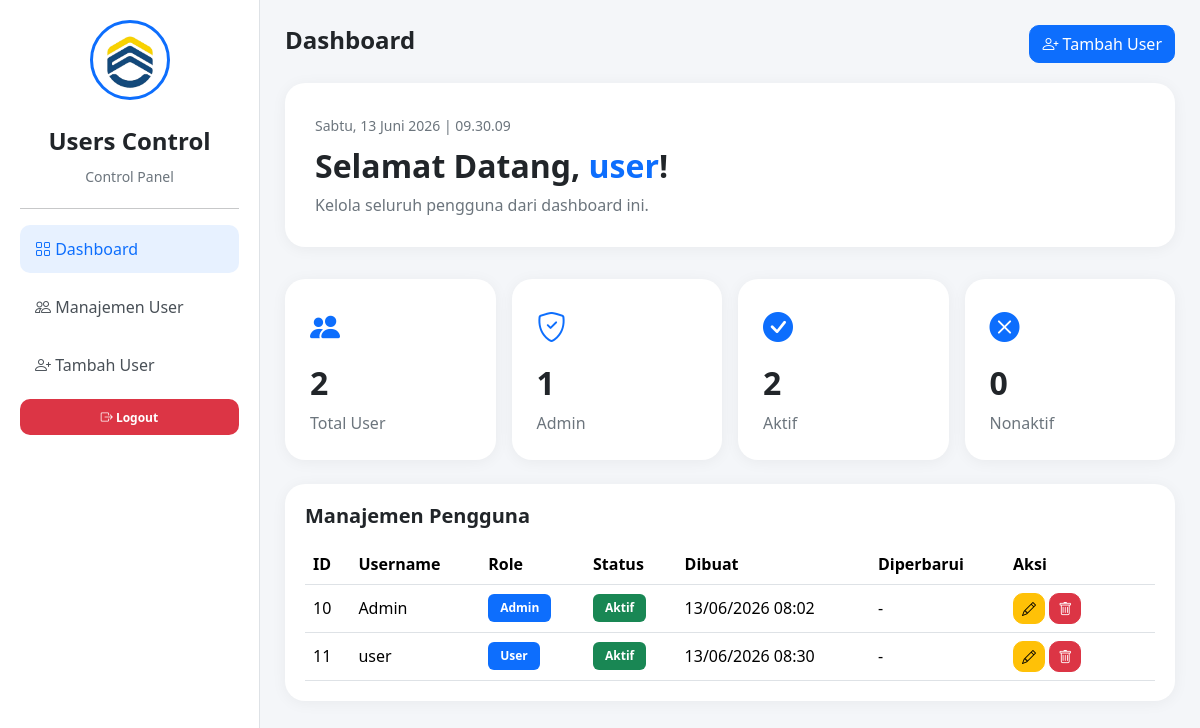
/index.php (signed in), run on the app's committed database.
### tables this page shows
CREATE TABLE `users` (
  `id` int(11) NOT NULL,
  `username` varchar(50) DEFAULT NULL,
  `password` varchar(50) DEFAULT NULL,
  `role` varchar(20) DEFAULT NULL,
  `status` varchar(20) DEFAULT NULL,
  `created_at` timestamp NOT NULL DEFAULT current_timestamp(),
  `updated_at` timestamp NULL DEFAULT NULL ON UPDATE current_timestamp()
);

### index.php (the view, shortened to what this page needs)
<?php
include 'config/koneksi.php';
$userLogin = $_SESSION['user'];
$totalUser = mysqli_fetch_assoc(
    mysqli_query($conn,"SELECT COUNT(*) total FROM users")
)['total'];
$totalAdmin = mysqli_fetch_assoc(
    mysqli_query($conn,"SELECT COUNT(*) total FROM users WHERE role='Admin'")
)['total'];
$totalAktif = mysqli_fetch_assoc(
    mysqli_query($conn,"SELECT COUNT(*) total FROM users WHERE status='Aktif'")
)['total'];
$totalNonaktif = mysqli_fetch_assoc(
    mysqli_query($conn,"SELECT COUNT(*) total FROM users WHERE status='Nonaktif'")
)['total'];
$dataUser = mysqli_query($conn,"SELECT * FROM users");
?>
<!DOCTYPE html>
<html lang="id">
<head>
<link href="https://cdn.jsdelivr.net/npm/bootstrap@5.3.3/dist/css/bootstrap.min.css" rel="stylesheet">
<link href="https://cdn.jsdelivr.net/npm/bootstrap-icons@1.11.3/font/bootstrap-icons.css" rel="stylesheet">
<link rel="stylesheet" href="assets/css/dashboard.css">
</head>
<body>
<div class="wrapper">
<div class="sidebar">
    <div class="logo-section">
    <img
    src="assets/img/logo-univ.jpg"
    alt="Logo"
    class="sidebar-logo">
    <h4>Users Control</h4>
    <small>Control Panel</small>
    </div>
    <hr>
    <ul class="menu">
        <li class="active">
            <a href="#">
                <i class="bi bi-grid"></i>
                Dashboard
            </a>
        </li>
        <li>
            <a href="#">
                <i class="bi bi-people"></i>
                Manajemen User
            </a>
        </li>
        <li>
            <a href="#"
            data-bs-toggle="modal"
            data-bs-target="#modalTambah">
                <i class="bi bi-person-plus"></i>
                Tambah User
            </a>
        </li>
        <li>
            <a href="logout.php" class="badge text-bg-danger">
                <i class="bi bi-box-arrow-right"></i>
                Logout
            </a>
        </li>
    </ul>
</div>
<div class="content">
    <div class="topbar">
        <h4>Dashboard</h4>
        <button
        class="btn btn-primary"
        data-bs-toggle="modal"
        data-bs-target="#modalTambah">
            <i class="bi bi-person-plus"></i>
            Tambah User
        </button>
    </div>
    <div class="welcome-card">
        <small id="liveClock"></small>
        <h2>
            Selamat Datang,
            <span><?= $userLogin ?></span>!
        </h2>
        <p>
            Kelola seluruh pengguna dari dashboard ini.
        </p>
    </div>
    <div class="row g-3 mt-3">
        <div class="col-md-3">
            <div class="stat-card">
                <i class="bi bi-people-fill"></i>
                <h2><?= $totalUser ?></h2>
                <p>Total User</p>
            </div>
        </div>
        <div class="col-md-3">
            <div class="stat-card">
                <i class="bi bi-shield-check"></i>
                <h2><?= $totalAdmin ?></h2>
                <p>Admin</p>
            </div>
        </div>
        <div class="col-md-3">
            <div class="stat-card">
                <i class="bi bi-check-circle-fill"></i>
                <h2><?= $totalAktif ?></h2>
                <p>Aktif</p>
            </div>
        </div>
        <div class="col-md-3">
            <div class="stat-card">
                <i class="bi bi-x-circle-fill"></i>
                <h2><?= $totalNonaktif ?></h2>
                <p>Nonaktif</p>
            </div>
        </div>
    </div>
    <div class="table-card mt-4">
        <h5 class="mb-3">
            Manajemen Pengguna
        </h5>
        <table class="table table-hover align-middle">
            <thead>
                <tr>
                    <th>ID</th>
                    <th>Username</th>
                    <th>Role</th>
                    <th>Status</th>
                    <th>Dibuat</th>
                    <th>Diperbarui</th>
                    <th width="150">Aksi</th>
                </tr>
            </thead>
            <tbody>
            <?php while($row = mysqli_fetch_assoc($dataUser)){ ?>
                <tr>
                    <td><?= $row['id'] ?></td>
                    <td><?= $row['username'] ?></td>
                    <td>
                        <span class="badge bg-primary">
                            <?= $row['role'] ?>
                        </span>
                    </td>
                    <td>
                    <?php if($row['status']=="Aktif"){ ?>
                    <span class="badge bg-success">Aktif</span>
                    <?php } else { ?><span class="badge bg-danger">Nonaktif</span>
                    <?php } ?></td>
                    <td>
                        <?= $row['created_at']
                        ? date('d/m/Y H:i', strtotime($row['created_at']))
                        : '-' ?>
                    </td>
                    <td>
                        <?= $row['updated_at']
                        ? date('d/m/Y H:i', strtotime($row['updated_at']))
                        : '-' ?>
                    </td>
                    <td>
                        <button
                        class="btn btn-warning btn-sm"
                        data-bs-toggle="modal"
                        data-bs-target="#edit<?= $row['id'] ?>">
                            <i class="bi bi-pencil"></i>
                        </button>
                        <a
                        href="utils/hapus_user.php?id=<?= $row['id'] ?>"
                        class="btn btn-danger btn-sm"
                        onclick="return confirm('Yakin ingin menghapus user ini?')">
                            <i class="bi bi-trash"></i>
                        </a>
                    </td>
                </tr>
            <?php } ?>
            </tbody>
        </table>
    </div>
</div>
</div>
</body>
</html>

### assets/css/dashboard.css (style rules this page uses)
body { margin: 0; background: #f4f6f9; font-family: "Segoe UI", sans-serif; color: #212529; }
.wrapper { display: flex; }
.sidebar { width: 260px; min-height: 100vh; background: #ffffff; border-right: 1px solid #dee2e6; padding: 20px; }
.sidebar-logo { width: 80px; height: 80px; object-fit: cover; border-radius: 50%; border: 3px solid #0d6efd; padding: 3px; background: white; margin-bottom: 12px; }
.logo-section { text-align: center; margin-bottom: 20px; }
.logo-section h4 { margin-top: 15px; font-weight: 700; }
.logo-section small { color: #6c757d; }
.menu { list-style: none; padding: 0; }
.menu li { margin-bottom: 10px; }
.menu li a { text-decoration: none; color: #495057; display: block; padding: 12px 15px; border-radius: 10px; transition: 0.3s; }
.menu li.active a, .menu li a:hover { background: #e7f1ff; color: #0d6efd; }
.content { flex: 1; padding: 25px; }
.topbar { display: flex; justify-content: space-between; align-items: center; margin-bottom: 20px; }
.topbar h4 { font-weight: 700; }
.welcome-card { background: white; border-radius: 20px; padding: 30px; box-shadow: 0 2px 15px rgba(0, 0, 0, 0.05); }
.welcome-card small { color: #6c757d; }
.welcome-card h2 { margin-top: 10px; font-weight: 700; }
.welcome-card span { color: #0d6efd; }
.welcome-card p { color: #6c757d; margin-bottom: 0; }
.stat-card { background: white; border-radius: 20px; padding: 25px; box-shadow: 0 2px 15px rgba(0, 0, 0, 0.05); transition: 0.3s; }
.stat-card i { font-size: 30px; color: #0d6efd; }
.stat-card h2 { margin-top: 15px; font-weight: 700; }
.stat-card p { margin-bottom: 0; color: #6c757d; }
.table-card { background: white; border-radius: 20px; padding: 20px; box-shadow: 0 2px 15px rgba(0, 0, 0, 0.05); }
.table-card h5 { font-weight: 700; }
.table { margin-bottom: 0; }
.table thead { background: #f8f9fa; }
.table th { border-bottom: 1px solid #dee2e6; }
.btn-primary { border-radius: 10px; }
.btn-warning { border-radius: 10px; }
.btn-danger { border-radius: 10px; }
.badge { padding: 8px 12px; }

### data on the page
users: id "10", username "Admin", role "Admin", status "Aktif", created_at "13/06/2026 08:02"
users: id "11", username "user", role "User", status "Aktif", created_at "13/06/2026 08:30"

### other printed values
$userLogin "user"
$totalUser "2"
$totalAdmin "1"
$totalAktif "2"
$totalNonaktif "0"
